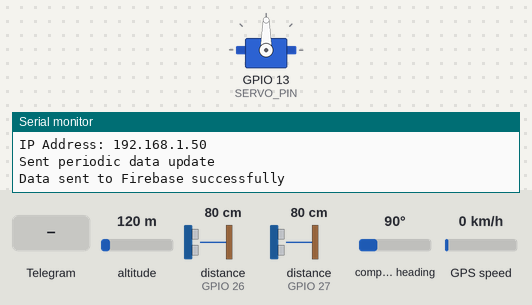
Bench run of a program on a simulated ESP32. Parts: servo, the last lines printed to the serial monitor. The inputs (shaded band) are chosen by the test bench; at power-on: distance to the obstacle (sensors on GPIO 26, GPIO 27) 80 cm, altitude 120 m, compass heading 90°, GPS speed 0 km/h. The echo pulse lasts 58.3 µs per cm; WiFi joins after 1.5 s; servers stay silent unless stated; the GPS gets a fix after 3 s at 37.7749, -122.4194 with 8 satellites.

Above: at 7.0 s.
7.1 s: Telegram message "close" received
At 8.7 s:
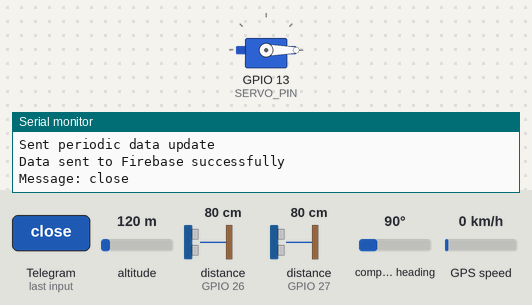
10.8 s: distance to the obstacle (sensor on GPIO 26) set to 11 cm
12.8 s: distance to the obstacle (sensor on GPIO 26) set to 8 cm
At 14.5 s:
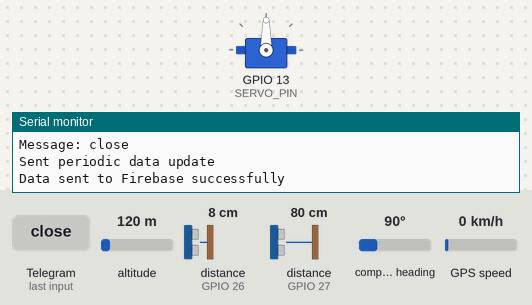
Timing chart, 0 to 20.6 s (numbered marks = the images above; inputs shaded):
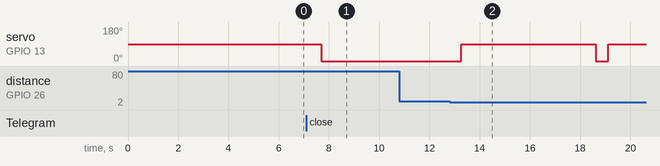

The program:

main.cpp
```cpp
#include <WiFi.h>
#include <HTTPClient.h>
#include <NewPing.h>
#include <ESP32Servo.h>
#include <TinyGPS++.h>
#include <PubSubClient.h>
#include <WebServer.h>
#include <ArduinoJson.h>
#include <UniversalTelegramBot.h>
#include <FirebaseESP32.h>

WiFiClient espClient;
PubSubClient mqttClient(espClient);
TinyGPSPlus gps;
HardwareSerial SerialGPS(2);
Servo myServo;
WebServer server(80);
HTTPClient http;
FirebaseData firebaseData;
FirebaseConfig firebaseConfig;
FirebaseAuth firebaseAuth;

#define FIREBASE_HOST "https://training-smart-trash-bin-default-rtdb.asia-southeast1.firebasedatabase.app"
#define FIREBASE_AUTH "joAFigWH6tHGNgJ3MHS7fxTgKVqrxOAHReNusYJc"

const char* telegramBotToken = "7403627307:AAFB8MSZ_Q5lAVCMaERoEbXxH6AgZZViIXs";
const char* chatId = "-4246864928";
WiFiClientSecure client;
UniversalTelegramBot bot(telegramBotToken, client);

#define TRIG_PIN_FILL 14
#define ECHO_PIN_FILL 27
#define TRIG_PIN_DIST 25
#define ECHO_PIN_DIST 26
#define GPS_RX_PIN 16
#define GPS_TX_PIN 17
#define SERVO_PIN 13

#define DISTANCE_THRESHOLD 10  // cm for opening the lid
#define BIN_DEPTH 30  // cm, adjust according to your bin depth

unsigned long lidOpenTime = 0;  // To track when the lid was opened
const unsigned long lidDuration = 5000;  // Duration to keep the lid open (in milliseconds)
bool lidOpen = false;
int distance = 0;
int level = 0;
float lastFillPercentage = -1;  // To track the last sent fill percentage

// Ultrasonic Sensor Objects
NewPing levelSensor(TRIG_PIN_FILL, ECHO_PIN_FILL, 200);
NewPing distanceSensor(TRIG_PIN_DIST, ECHO_PIN_DIST, 200);

class UltrasonicController {
public:
    void setup() {
        myServo.attach(SERVO_PIN);
    }

    void update() {
        readLevelSensor();
        readDistanceSensor();
    }

private:
    void readLevelSensor() {
        int newLevel = levelSensor.ping_cm();
        if (newLevel > 0) level = newLevel;
        if (level < 0) level = 0;
        if (level > BIN_DEPTH) level = BIN_DEPTH;
    }

    void readDistanceSensor() {
        int newDistance = distanceSensor.ping_cm();
        if (newDistance > 0) distance = newDistance;
        else if (newDistance <= 0) distance = 200;

        if (distance > 0 && distance < DISTANCE_THRESHOLD) {
            openLid();
        }
    }

public:


  int getLevel() {
        return level;
    }

    int getDistance() {
        return distance;
    }

    void openLid() {
        myServo.write(90);
        if(!lidOpen){
            lidOpenTime = millis();
        }
        lidOpen = true;

    }

    void closeLid() {
        myServo.write(0);
        lidOpen = false;

    }
};

class GpsController {
public:
    void setup() {
        SerialGPS.begin(9600, SERIAL_8N1, GPS_RX_PIN, GPS_TX_PIN);
    }

    void readGps() {
        while (SerialGPS.available() > 0) {
            gps.encode(SerialGPS.read());
        }
    }

    float getLatitude() {
        return gps.location.lat();
    }

    float getLongitude() {
        return gps.location.lng();
    }
};

class FirebaseController{
public:
    void setupFirebase(){
        firebaseConfig.host = FIREBASE_HOST;
        firebaseConfig.signer.tokens.legacy_token = FIREBASE_AUTH;
        Firebase.begin(&firebaseConfig, &firebaseAuth);
        Firebase.reconnectWiFi(true);
    }
    void sendToFirebase(float fillPercentage, float lat, float lng) {
        String path = "/trash-bin-database/bin-1";  // Adjust the path as necessary
        if(lat == 0 || lng == 0){
            lat = 11.5703844;
            lng = 104.8939048;
        }
        FirebaseJson json;
        json.set("fill_percentage", fillPercentage);
        json.set("latitude", lat);
        json.set("longitude", lng);

        if (Firebase.updateNode(firebaseData, path, json)) {
        Serial.println("Data sent to Firebase successfully");
        } else {
            Serial.println("Failed to send data to Firebase");
        }
    }
};


class TrashBinServer {
public:
    void setup() {
        server.on("/data", HTTP_GET, [this]() { handleData(); });
        server.on("/openLid", HTTP_POST, [this]() { handleOpenLid(); });
        server.on("/closeLid", HTTP_POST, [this]() { handleCloseLid(); });
        server.on("/fetchGPS", HTTP_POST, [this]() { handleFetchGPS(); });
        server.onNotFound([this]() { handleNotFound(); });
        server.begin();
    }

    void handleClient() {
        server.handleClient();
    }

    void sendPeriodicData() {
        unsigned long currentTime = millis();
        float currentFillPercentage = calculateFillPercentage();

        if (currentTime - lastSentTime >= sendInterval || abs(currentFillPercentage - lastFillPercentage) >= 10) {
            DynamicJsonDocument doc(200);
            doc["fill_percentage"] = currentFillPercentage;
            doc["lid_open"] = lidOpen ? "true" : "false";
            doc["latitude"] = gps.location.lat();
            doc["longitude"] = gps.location.lng();
            String response;
            serializeJson(doc, response);
            server.sendHeader("Access-Control-Allow-Origin", "*");
            server.send(200, "application/json", response);
            lastSentTime = currentTime;
            lastFillPercentage = currentFillPercentage;
            Serial.println("Sent periodic data update");

            firebaseController.sendToFirebase(currentFillPercentage, gps.location.lat(), gps.location.lng());
        }
    }

private:
    UltrasonicController ultrasonicController;
    FirebaseController firebaseController;
    unsigned long lastSentTime = 0;
    const unsigned long sendInterval = 5000;  // Send data every 5 seconds

    void handleData() {
        DynamicJsonDocument doc(200);
        doc["fill_percentage"] = calculateFillPercentage();
        doc["lid_open"] = lidOpen ? "true" : "false";
        doc["latitude"] = gps.location.lat();
        doc["longitude"] = gps.location.lng();
        String response;
        serializeJson(doc, response);
        server.sendHeader("Access-Control-Allow-Origin", "*");
        server.send(200, "application/json", response);
        Serial.println("Received request for /data");
    }

    void handleOpenLid() {
        ultrasonicController.openLid();
        server.sendHeader("Access-Control-Allow-Origin", "*");
        server.send(200, "text/plain", "Lid opened");
        Serial.println("Received request to open lid");
    }

    void handleCloseLid() {
        ultrasonicController.closeLid();
        server.sendHeader("Access-Control-Allow-Origin", "*");
        server.send(200, "text/plain", "Lid closed");
        Serial.println("Received request to close lid");
    }

    void handleFetchGPS() {
        DynamicJsonDocument doc(200);
        doc["latitude"] = gps.location.lat();
        doc["longitude"] = gps.location.lng();
        String response;
        serializeJson(doc, response);
        server.sendHeader("Access-Control-Allow-Origin", "*");
        server.send(200, "application/json", response);
        Serial.println("Received request to fetch GPS");
    }

    void handleNotFound() {
        server.sendHeader("Access-Control-Allow-Origin", "*");
        server.send(404, "text/plain", "Not found");
    }

    int calculateFillPercentage() {
        return 100 - (level * 100 / BIN_DEPTH);
    }
};


class TelegramController {
public:
    void checkMessage(){
        int numNewMessages = bot.getUpdates(bot.last_message_received + 1);
        if(numNewMessages > 0){
            receiveMessage(numNewMessages);
        }
    }
    void sendMessages(String localIP){

    }
private:
    void receiveMessage(int numNewMessages){
        for(int i = 0; i < numNewMessages; i++){
            String text = bot.messages[i].text;
            Serial.println("Message: " + text);
            if(text == "open"){
                ultrasonicController.openLid();
            }else if(text == "close"){
                ultrasonicController.closeLid();
            }
        }
    }
private:
    UltrasonicController ultrasonicController;
};

class WiFiController {
public:
    void setup() {
        for (int i = 0; i < sizeof(wifiSSID) / sizeof(wifiSSID[0]); ++i) {
            if (connectToWiFi(wifiSSID[i], wifiPassword[i])) {
                if (WiFi.status() == WL_CONNECTED) {
                    Serial.print("IP Address: ");
                    Serial.println(WiFi.localIP());
                    String localIP = WiFi.localIP().toString();
                    telegramController.sendMessages(localIP);
                }
                break;
            }
        }
    }

private:
    TelegramController telegramController;
    static constexpr int maxAttempt = 5;
    const char* wifiSSID[5] = {"Leyy Leyy", "SMART-WIFI-F215", "Phanna", "Nova Coffee F1", "Norak3"};
    const char* wifiPassword[5] = {"Leyy0824", "66C90FC7", "qwerty123", "Nova1234", "Norak@2022"};

    bool connectToWiFi(const char* ssid, const char* password) {
        WiFi.begin(ssid, password);
        unsigned long startAttemptTime = millis();
        while (WiFi.status() != WL_CONNECTED && millis() - startAttemptTime < 5000) { // 5 second timeout
            delay(100);
        }
        return WiFi.status() == WL_CONNECTED;
    }
};

class Arduino {
public:
    void setup() {
        Serial.begin(9600);
        wifiController.setup();
        gpsController.setup();
        ultrasonicController.setup();
        trashBinServer.setup();
        client.setInsecure();

        firebaseController.setupFirebase();
    }

    void loop() {
        if (WiFi.status() != WL_CONNECTED) {
            wifiController.setup();
        }
        mqttClient.loop();
        ultrasonicController.update();
        gpsController.readGps();
        trashBinServer.handleClient();
        trashBinServer.sendPeriodicData();
        telegramController.checkMessage();
        if (lidOpen && millis() - lidOpenTime >= lidDuration){
            ultrasonicController.closeLid();
        }
        delay(500); // Adjust the delay if needed
    }

private:
    WiFiController wifiController;
    UltrasonicController ultrasonicController;
    GpsController gpsController;
    TrashBinServer trashBinServer;
    TelegramController telegramController;
    FirebaseController firebaseController;
};

Arduino arduino;

void setup() {
    arduino.setup();
}

void loop() {
    arduino.loop();
}
```

Measured:
- the behaviour switches between 10 and 9 cm on distance to the obstacle (sensor on GPIO 26) (found by bisection; images 1 and 2)
- after the input at 7.1 s, servo on GPIO 13 (SERVO_PIN): 90° → 0° after 0.60 s
- after the input at 12.8 s, servo on GPIO 13 (SERVO_PIN): 0° → 90° after 0.46 s, → 0° 5.4 s later, → 90° 0.51 s later
